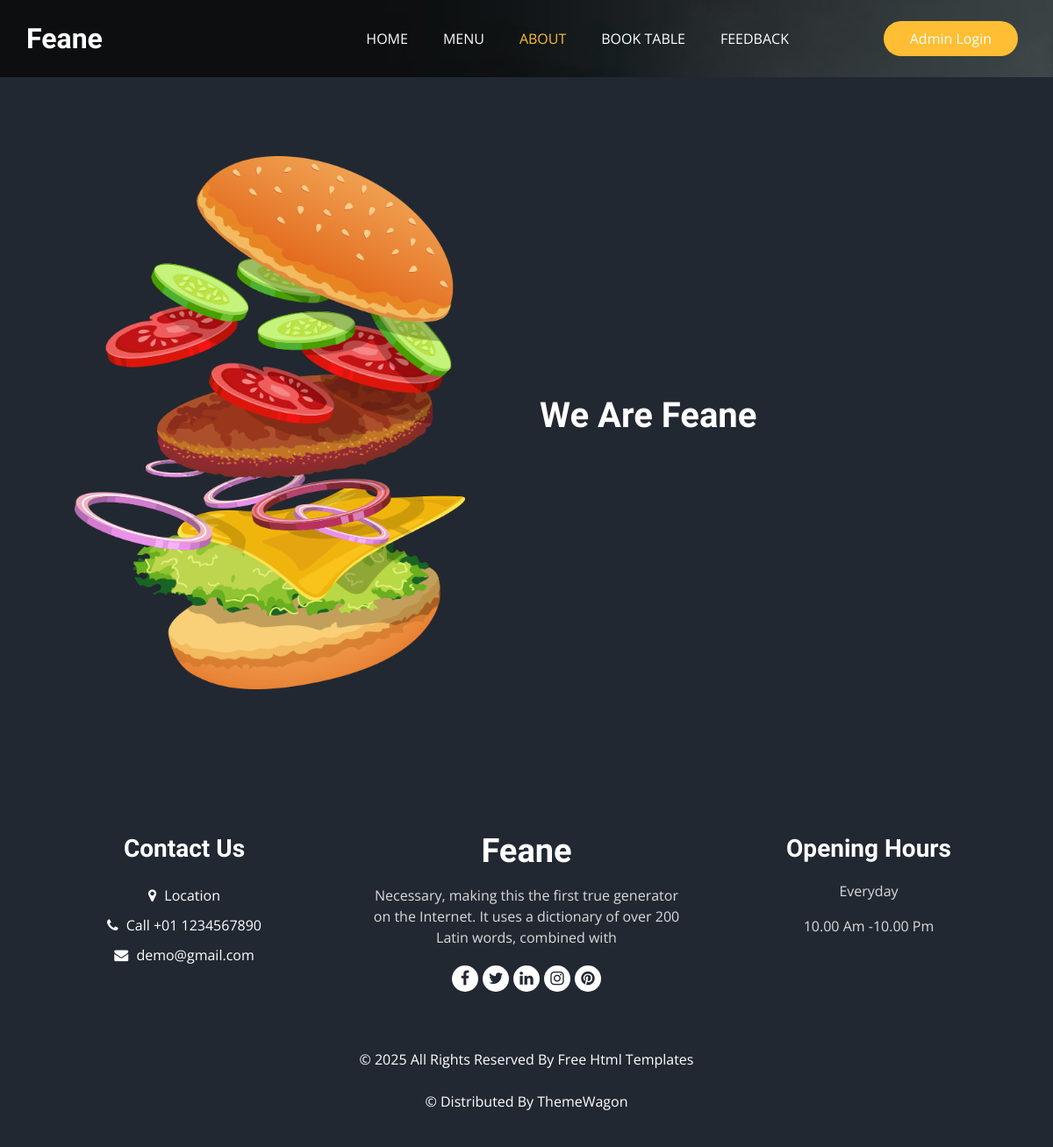
Before: /about with the older database file.
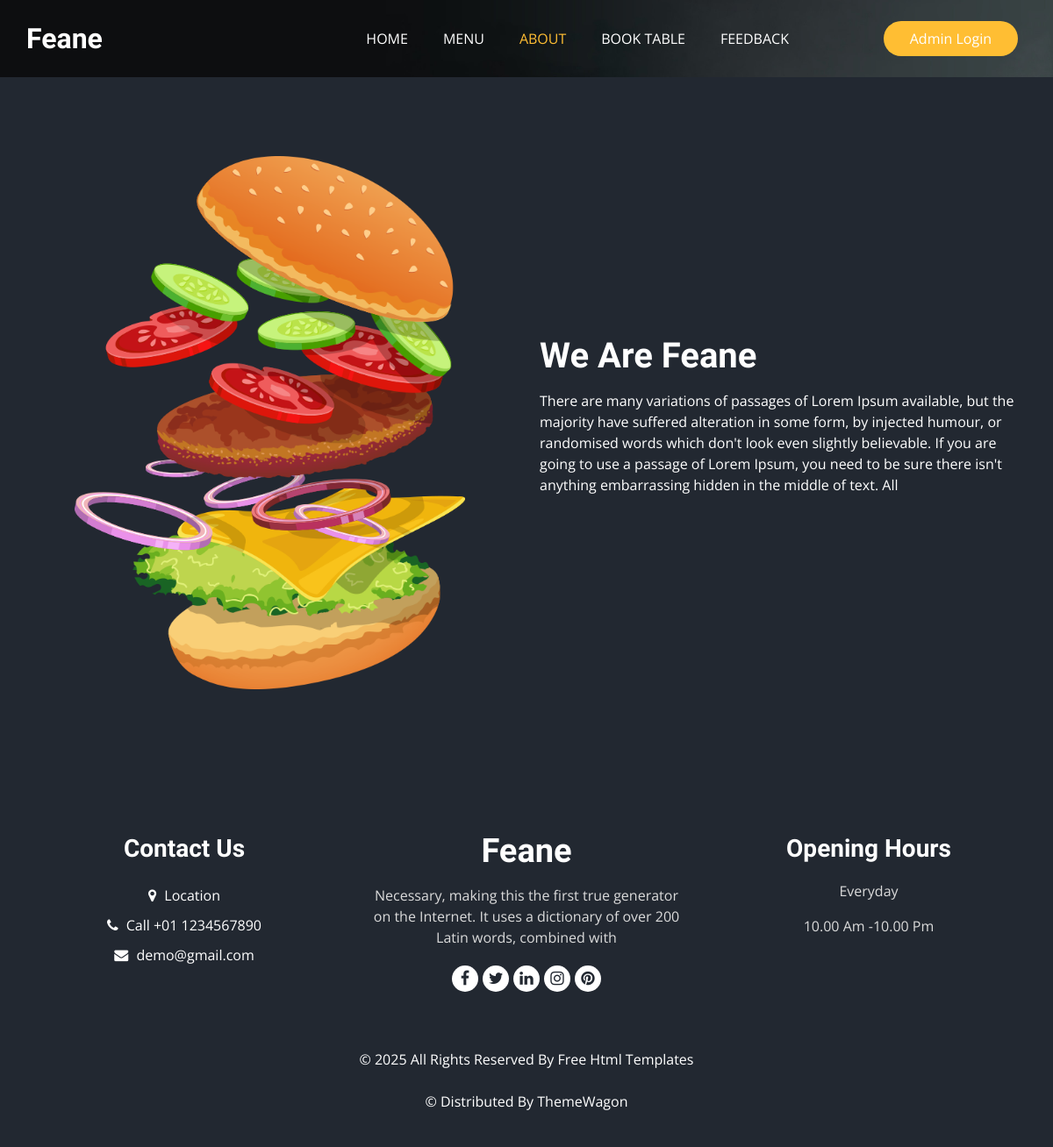
After: the same page with the newer database file.
### Base_App/models.py (models this page shows)
class AboutUs(models.Model):
    Description = models.TextField(blank=False)

### Base_App/views.py (the view)
# urls.py: path('about', AboutView, name="About"),
def AboutView(request):
    data = AboutUs.objects.all()
    return render(request,'about.html',{'data':data})

### Template/about.html
{% extends "base.html" %}
{% load static %}
{% block class %}class="sub_page"{% endblock class %}
{% block about_status %}active{% endblock about_status %}
{% block main %}
  <section class="about_section layout_padding">
    <div class="container  ">
      <div class="row">
        <div class="col-md-6 ">
          <div class="img-box">
            <img src="{% static 'images/about-img.png' %}" alt="">
          </div>
        </div>
        <div class="col-md-6">
          <div class="detail-box">
            <div class="heading_container">
              <h2>
                We Are Feane
              </h2>
            </div>
            <div>
              <p>
                  {% for i in data %}
                  {{i.Description|safe}}
                  {% endfor %}
              </p>
          </div>
        </div>
      </div>
    </div>
  </section>
{% endblock main %}

Changed rows visible on the page:
added AboutUs: Description "There are many variations of passages of Lorem Ipsum available, but the majority have suffered alteration in some form, by injected humour, or randomised words which don't look even slightly believable. If you are going to use a passage of Lorem Ipsum, you need to be sure there isn't anything embarrassing hidden in the middle of text. All"
